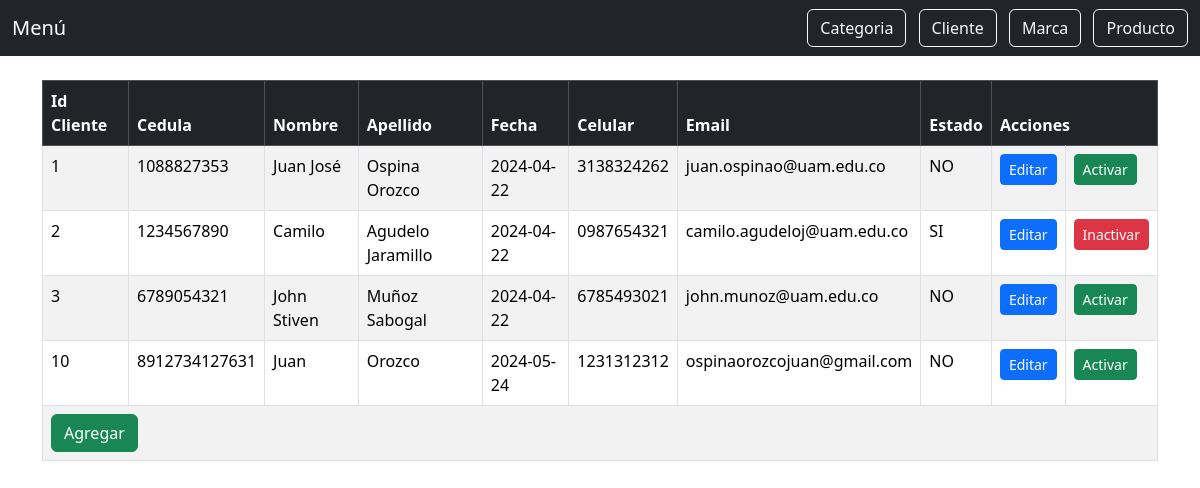
Screenshot of /index.php?vista=cliente with the database file from the repository.
### tables this page shows
CREATE TABLE `cliente` (
  `id_cliente` int(11) NOT NULL,
  `cedula` varchar(15) NOT NULL,
  `nombre` varchar(150) NOT NULL,
  `apellido` varchar(150) NOT NULL,
  `fecha` date NOT NULL DEFAULT current_timestamp(),
  `celular` varchar(11) NOT NULL,
  `email` varchar(150) NOT NULL,
  `inactivar` varchar(2) NOT NULL DEFAULT 'NO'
);

### model/cliente.php (called while the page is built, shortened)
<?php
    class Cliente{
        private $conexion;
        public function __construct($conexion){
            $this->conexion = $conexion;
        }
        public function consultar(){
            $sql = "SELECT * FROM cliente ORDER BY id_cliente";
            $resultado = mysqli_query($this->conexion, $sql) or die ("Error al consultar los datos");
            $row = [];
            if($resultado->num_rows > 0) {
                $row = $resultado->fetch_all(MYSQLI_ASSOC);
            }
            return $row;
        }
    }

### view/cliente.php (the view, shortened to what this page needs)
<?php $cliente = new Cliente($conn); ?>
<div class="container mt-4">
    <table class="table table-bordered table-striped">
        <thead class="table-dark">
            <tr>
                <th>Id Cliente</th>
                <th>Cedula</th>
                <th>Nombre</th>
                <th>Apellido</th>
                <th>Fecha</th>
                <th>Celular</th>
                <th>Email</th>
                <th>Estado</th>
                <th colspan="2">Acciones</th>
            </tr>
        </thead>
        <tbody>
        <?php
        $k = 0;
        foreach ($cliente->consultar() as $key => $value) {
            echo '<tr>';
            echo '<td>' . $value['id_cliente'] . '</td>';
            echo '<td>' . $value['cedula'] . '</td>';
            echo '<td>' . $value['nombre'] . '</td>';
            echo '<td>' . $value['apellido'] . '</td>';
            echo '<td>' . $value['fecha'] . '</td>';
            echo '<td>' . $value['celular'] . '</td>';
            echo '<td>' . $value['email'] . '</td>';
            echo '<td>' . $value['inactivar'] . '</td>';
            echo '<td><a href="index.php?vista=cliente&&accion=editar&&id=' . $value['id_cliente'] . '&&id_local='.$k.'" class="btn btn-primary btn-sm">Editar</a></td>';
            if($value['inactivar'] === "SI"){
                echo '<td><a href="index.php?vista=cliente&&accion=inactivar&&id=' . $value['id_cliente'] . '&&inactivar=NO" class="btn btn-danger btn-sm">Inactivar</a></td>';
            }else{
                echo '<td><a href="index.php?vista=cliente&&accion=inactivar&&id=' . $value['id_cliente'] . '&&inactivar=SI" class="btn btn-success btn-sm">Activar</a></td>';
            }
            echo '</tr>';
            $k++;
        }
        ?>
        <tr>
            <td colspan="10">
                <a href="index.php?vista=cliente&&accion=agregar" class="btn btn-success">Agregar</a>
            </td>
        </tr>
        </tbody>
    </table>
</div>

### rows the page displays
cliente: id_cliente "1", cedula "1088827353", nombre "Juan José", apellido "Ospina Orozco", fecha "2024-04-22", celular "3138324262", email "juan.ospinao@uam.edu.co", inactivar "NO"
cliente: id_cliente "2", cedula "1234567890", nombre "Camilo", apellido "Agudelo Jaramillo", fecha "2024-04-22", celular "0987654321", email "camilo.agudeloj@uam.edu.co", inactivar "SI"
cliente: id_cliente "3", cedula "6789054321", nombre "John Stiven", apellido "Muñoz Sabogal", fecha "2024-04-22", celular "6785493021", email "john.munoz@uam.edu.co", inactivar "NO"
cliente: id_cliente "10", cedula "8912734127631", nombre "Juan", apellido "Orozco", fecha "2024-05-24", celular "1231312312", email "ospinaorozcojuan@gmail.com", inactivar "NO"
